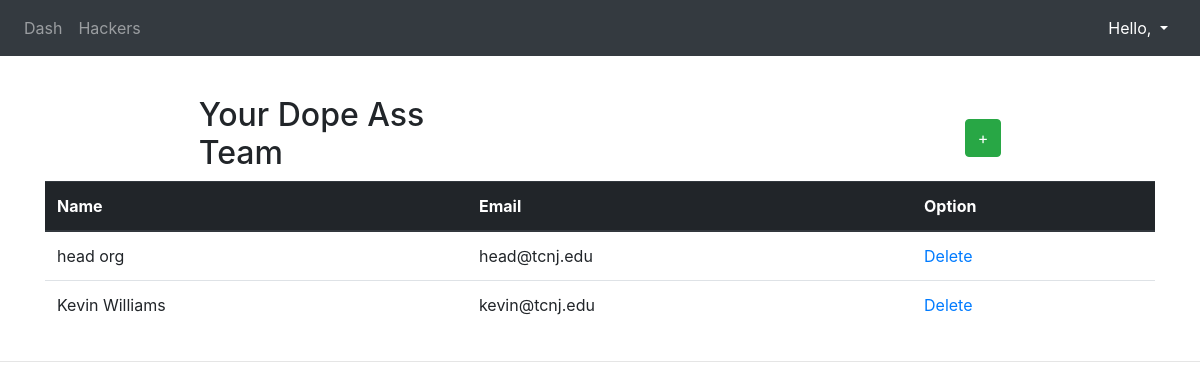
/organizers (signed in), run on an earlier commit of the app's database.
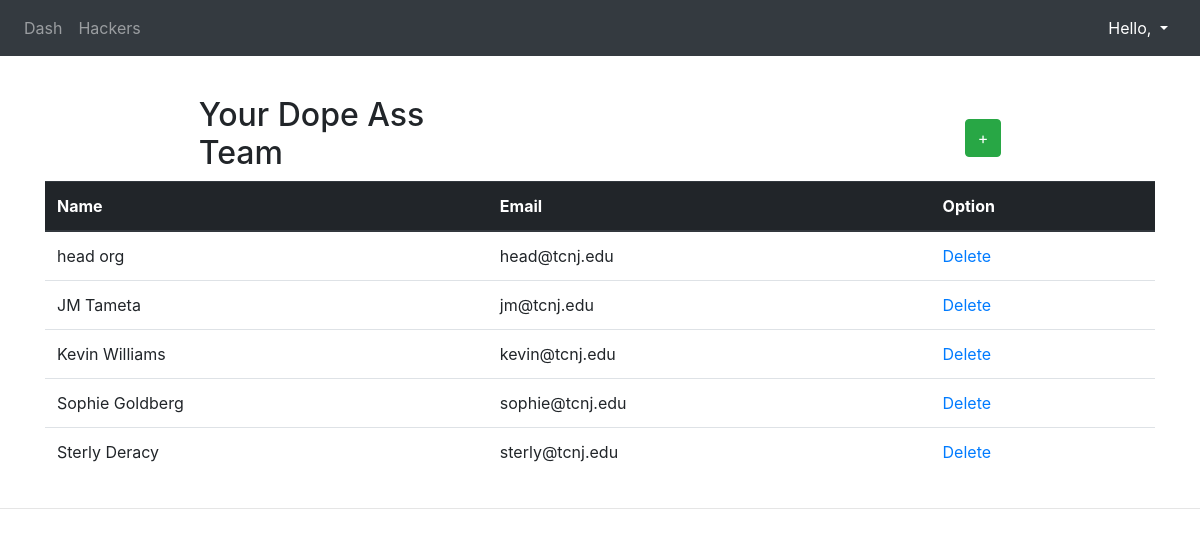
And on a later commit of the database.
### organizer/models.py (models this page shows)
class organizer(models.Model):
    organizer = models.OneToOneField(CustomUser, on_delete=models.CASCADE, related_name="organizer")
    address = models.CharField(max_length=60, null=False, blank=False)

### default/models.py (models this page shows, shortened)
class CustomUser(AbstractBaseUser, PermissionsMixin):
    email = models.EmailField(verbose_name='email', max_length=60, unique=True)
    first_name = models.CharField(max_length=30)
    last_name = models.CharField(max_length=30)
    date_joined = models.DateTimeField(
        verbose_name='date joined', auto_now_add=True)
    last_login = models.DateTimeField(verbose_name='last login', auto_now=True)
    is_admin = models.BooleanField(default=False)
    is_active = models.BooleanField(default=True)
    is_staff = models.BooleanField(default=False)
    is_superuser = models.BooleanField(default=False)
    objects = CustomUserManager()
    USERNAME_FIELD = 'email'
    REQUIRED_FIELDS = []

### organizer/views.py (the view)
# urls.py: path('organizers', views.display_organizer, name='all-organizers'),
def display_organizer(request):
    all_organizers = organizer.objects.all().exclude(
        organizer__email=request.user.email)
    context = {'all_organizers': all_organizers}
    return render(request, 'organizers/organizerdisplay.html', context)

### default/helper.py (called while the page is built)
def decide_type(user):
    if user.groups.filter(name='hacker').exists():
        return "hacker"
    elif user.groups.filter(name='organizer').exists():
        return "organizer"
    else:
        return "head-organizer"

### default/loginMiddleware.py (called while the page is built)
    def __call__(self, request):
        response = self.get_response(request)
        return response

    def process_view(self, request, view_func, view_args, view_kwargs):
        assert hasattr(request, 'user')
        path = request.path_info.lstrip('/')
        url_is_exempt = any(url.match(path) for url in EXEMPT_URLS)
        if request.user.is_authenticated and url_is_exempt:
            return redirect(decide_redirect(request.user))
        elif request.user.is_authenticated or url_is_exempt:
            return None
        else:
            return redirect('login')

    def __call__(self, request):
        response = self.get_response(request)
        return response

### organizer/templates/organizers/organizerdisplay.html (shortened to what this page needs)
{% extends 'organizers/base.html' %}
{% block content %}
 <br>
<div class="container w-75 mt-3">
    <div class="row justify-content-between align-items-center" style="margin-top: 5px; ">
        <div class="col-5">
            <h2 class="text-left" >Your Dope Ass Team</h2>
        </div>
        <div class="col-5 d-flex align-self-center justify-content-end">
            <a class="btn btn-success" href="{% url 'add-organizer' %}">+</a>
        </div
        <div class="col-5 d-flex align-self-center justify-content-end" >
        </div>
    </div>
 <div class="d-flex justify-content-center">
        <table class="table">
            <thead class="thead-dark">
                <tr>
                    <th scope="col">Name</th>
                    <th scope="col">Email</th>
                    <th scope="col">Option</th>
                </tr>
            </thead>
            <tbody>
                {% for o in all_organizers %}
                    <tr>
                        <td>{{o.organizer.first_name}} {{o.organizer.last_name}}</td>
                        <td>{{o.organizer.email}}</td>
                        <td><a class="btn-caution" href="{% url 'delete-organizer' o.id %}">Delete</a>
                    </tr>
                {% endfor %}
            </tbody>
        </table>
    </div>
</div>
<hr>
{% endblock %}

What changed in the data, as far as the page shows it:
added organizer: organizer.first_name "JM", organizer.last_name "Tameta", organizer.email "jm@tcnj.edu"
added organizer: organizer.first_name "Sophie", organizer.last_name "Goldberg", organizer.email "sophie@tcnj.edu"
added organizer: organizer.first_name "Sterly", organizer.last_name "Deracy", organizer.email "sterly@tcnj.edu"
